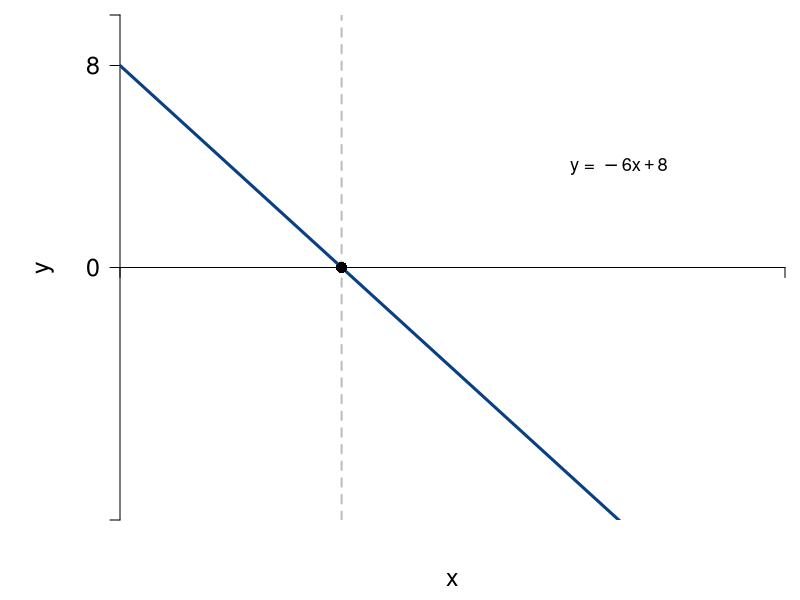

The R script that drew this image:
#Graph Designer: Scott Cohn
#Authors: Bowles and Halliday
#Title: Coordination, Conflict and Competition: A Text in Microeconomics

library(shape)
pdf(file = "mathappendix/function_and_deriv_2.pdf", width = 8, height = 6)
par(mar=c(4,6,0.75,0.75))

#Set parameters for graphics
axislabelsize <- 1.5
labelsize <- 1.1
graphlinewidth <- 3
segmentlinewidth <- 2

COL <- c("#7fc97f", "#beaed4", "#fdc086", "#ffff99", "#386cb0", "#f0027f", "#bf5b17", "#666666")
COLA <- c("#e0f3db", "#99d8c9","#66c2a4","#41ae76", "#238b45", "#005824")
COLB <- c("#4eb3d3", "#2b8cbe", "#0868ac","#084081")

xlims <- c(0, 4)
ylims <- c(-10, 10)

npts <- 501 
x <- seq(xlims[1], xlims[2], length.out = npts)
y <- seq(ylims[1], ylims[2], length.out = npts) 

plot(0, 0, xlim = xlims, ylim = ylims, type = "n",
     xlab = expression(paste("")),
     ylab = expression(paste("")), 
     xaxt = "n", 
     yaxt = "n", 
     cex.lab = axislabelsize, 
     bty = "n", 
     xaxs="i", 
     yaxs="i"
)

ticksx <- c(xlims[1], xlims[2])
xlabels <- c(NA, NA)
ticksy <- c(ylims[1], 0, 8, ylims[2])
ylabels <- c(NA, 0, 8, NA)

axis(1, at = ticksx,  pos = 0, labels = xlabels, cex.axis = axislabelsize)
axis(2, at = ticksy,  pos = 0, labels = ylabels, las = 1, cex.axis = axislabelsize)

npts <- 500 
xx1 <- seq(xlims[1], xlims[2], length.out = npts)
xx2 <-seq(xlims[1], xlims[2] - 4, length.out = npts)
xx3 <- seq(xlims[1], 0, length.out = npts)

#Axis labels
mtext(expression(paste("", x)), side = 1, line = 2.5, cex = axislabelsize)
text(-.45, 0, expression(paste("", y)), xpd = TRUE, cex = axislabelsize, srt = 90) 

#equations:
eq <- function(x){
  -6*x + 8
}


# segments
segments(1.333, -10, 1.333, 10, lty = 2, col = "gray", lwd = segmentlinewidth)

# lines
lines(xx1, eq(xx1), col = COLB[4], lwd = graphlinewidth)

# points
points(1.333, 0, pch = 16, col = "black", cex = 1.5)

# label function
text(3, 4, expression("y = " -6*x + 8),  xpd = TRUE, cex = labelsize)

dev.off()
